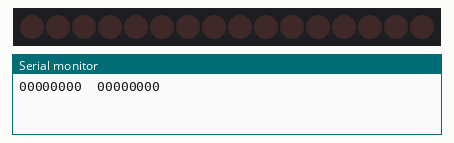
Simulated run of this sketch. Board: Arduino Uno, built with avr-gcc and run on an emulated ATmega328P. On the bench: 16 shift-register outputs drawn as a row of LEDs (first output left, lit = HIGH), the last lines printed to the serial monitor. Wiring (inferred from the names in the program): 2 × shift register (74HC595): data pin 11; shift clock pin 13; latch pin 8. Wiring (inferred from the signals the program sends): row of LEDs: on Q0, Q1, Q2, Q3, Q4, Q5, Q6, Q7, Q8, Q9, Q10, Q11, Q12, Q13, Q14, Q15.

Above: at 0.2 s.
At 1.7 s:
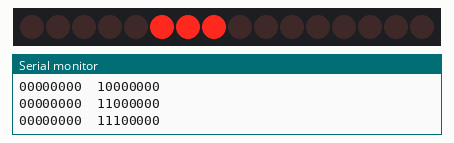
At 4.7 s:
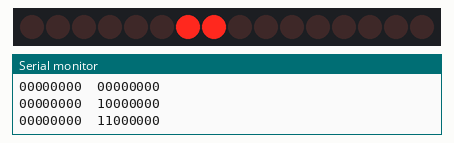
At 7.7 s:
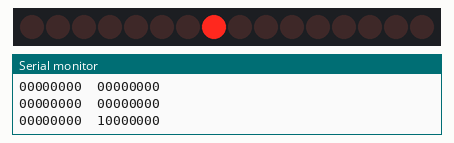
Timing chart, 0 to 8.1 s (numbered marks = the images above):
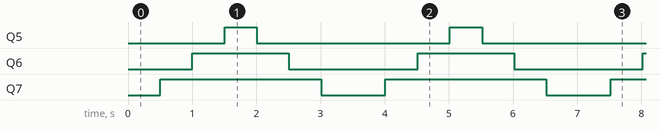

Measured:
- by itself, Q5: alternates HIGH for 0.50 s and LOW for 3.0 s
- by itself, Q6: alternates HIGH for 1.5 s and LOW for 2.0 s
- by itself, Q7: alternates HIGH for 2.5 s and LOW for 1.0 s

The sketch:

triangle.ino
```cpp
// (licence header left out)
//Pin connected to ST_CP(12) of 74HC595
int latchPin = 8;
//Pin connected to SH_CP(11) of 74HC595,CLK od SD
int clockPin = 13;
////Pin connected to DS(14) of 74HC595,MOSI
int dataPin = 11;


//*********************************************
//                  HEADER FILES
//*********************************************
#include <SPI.h>


// Variables for holding values
byte values[]={0x00,0x00,0x01,0x00,0x03,0x00,0x07,0x00,0x03,0x00,0x01,0x00,0x00,0x00};
int index =0;
byte shift1;
byte shift2;

void setup()
{
  pinMode(latchPin,OUTPUT);
  pinMode(clockPin, OUTPUT );
  pinMode(dataPin, OUTPUT );
  Serial.begin(9600);
  Serial.println();
}//  END OF SETUP

void loop()
{
    shift1=values[index];
    index++;
    shift2=values[index];
    index++;
    digitalWrite(latchPin,0);
    shiftOut(shift2);
    Serial.print("\t");
    shiftOut(shift1);
    Serial.println();
    digitalWrite(latchPin,1);
    delay(500);
    if(index>=13)
      index=0;
}


void shiftOut(byte value)
{
  int i=0;
  int pinstate;
  digitalWrite(dataPin,0);
  digitalWrite(clockPin,0);
  for(i=0;i<8;i++)
    {
      digitalWrite(clockPin,0);
      if ( value & (1<<i) )
        {
          pinstate= 1;
        }
      else
        {
          pinstate= 0;
        }
      digitalWrite(dataPin,pinstate);
      Serial.print(pinstate);
      digitalWrite(clockPin,1);
      digitalWrite(dataPin,0);
    }
    digitalWrite(clockPin,0) ;

}//   END OF SHIFT OUT
```
